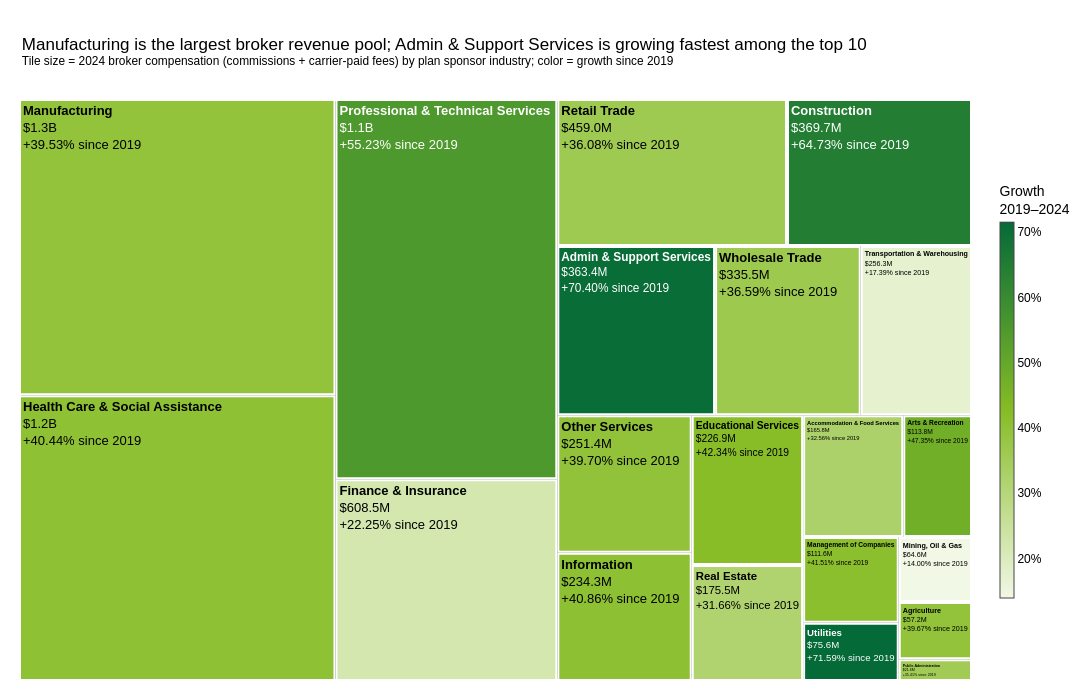

Here is the notebook cell this chart was saved with:
### Markdown cell above
## 6. Which industries hold the largest and fastest-growing broker compensation pools?

### Code cell
NAICS_SECTORS = {
    "11": "Agriculture",
    "21": "Mining, Oil & Gas",
    "22": "Utilities",
    "23": "Construction",
    "31": "Manufacturing",
    "32": "Manufacturing",
    "33": "Manufacturing",
    "42": "Wholesale Trade",
    "44": "Retail Trade",
    "45": "Retail Trade",
    "48": "Transportation & Warehousing",
    "49": "Transportation & Warehousing",
    "51": "Information",
    "52": "Finance & Insurance",
    "53": "Real Estate",
    "54": "Professional & Technical Services",
    "55": "Management of Companies",
    "56": "Admin & Support Services",
    "61": "Educational Services",
    "62": "Health Care & Social Assistance",
    "71": "Arts & Recreation",
    "72": "Accommodation & Food Services",
    "81": "Other Services",
    "92": "Public Administration",
}

industry = (
    contracts.assign(sector=contracts["naics_2"].map(NAICS_SECTORS))
    .dropna(subset=["sector"])
    .pivot_table(
        index="sector", columns="FORM_YEAR", values="compensation", aggfunc="sum"
    )
)
industry["growth"] = growth(industry[LAST], industry[FIRST])
industry = industry.sort_values(LAST, ascending=False)

largest = industry.index[0]
fastest = industry.head(10)["growth"].idxmax()
g_min, g_max = industry["growth"].min(), industry["growth"].max()
text_colors = [
    "white" if (g - g_min) / (g_max - g_min) > 0.62 else BLACK
    for g in industry["growth"]
]

fig = go.Figure(
    go.Treemap(
        labels=industry.index,
        parents=[""] * len(industry),
        values=industry[LAST],
        customdata=np.column_stack(
            [
                [money(v) for v in industry[LAST]],
                [f"{g:+.2f}%" for g in industry["growth"]],
            ]
        ),
        texttemplate="<b>%{label}</b><br>%{customdata[0]}<br>%{customdata[1]} since "
        + str(FIRST),
        hovertemplate="<b>%{label}</b><br>" + str(LAST) + " pool: %{customdata[0]}<br>"
        "Growth: %{customdata[1]}<extra></extra>",
        textfont=dict(size=13, color=text_colors),
        marker=dict(
            colors=industry["growth"],
            colorscale=GREEN_SCALE,
            line=dict(color="white", width=2),
            pad=dict(t=0, l=0, r=0, b=0),
            colorbar=dict(
                title=dict(text=f"Growth<br>{FIRST}–{LAST}", side="top"),
                ticksuffix="%",
                thickness=14,
                len=0.75,
            ),
        ),
        tiling=dict(pad=2),
        pathbar=dict(visible=False),
        root=dict(color="white"),
        sort=True,
    )
)
base_theme(
    fig,
    f"{largest} is the largest broker revenue pool; {fastest} is growing fastest among the top 10",
    f"Tile size = {LAST} broker compensation (commissions + carrier-paid fees) by plan sponsor industry; "
    f"color = growth since {FIRST}",
    height=700,
)
fig.update_layout(width=FIG_WIDTH, margin=dict(l=20, r=20, t=100, b=20))
save_figure(fig, "06-industry-opportunity-treemap", ANALYSIS_PATH)
fig.show()

### Figure 1 — Plotly figure (JSON) as saved in the notebook; plotly's stock layout.template omitted (floating-point values rounded to 4 significant figures)
{"data": [{"customdata": [["&#36;1.3B", "+39.53%"], ["&#36;1.2B", "+40.44%"], ["&#36;1.1B", "+55.23%"], ["&#36;608.5M", "+22.25%"], ["&#36;459.0M", "+36.08%"], ["&#36;369.7M", "+64.73%"], ["&#36;363.4M", "+70.40%"], ["&#36;335.5M", "+36.59%"], ["&#36;256.3M", "+17.39%"], ["&#36;251.4M", "+39.70%"], ["&#36;234.3M", "+40.86%"], ["&#36;226.9M", "+42.34%"], ["&#36;175.5M", "+31.66%"], ["&#36;165.8M", "+32.56%"], ["&#36;113.8M", "+47.35%"], ["&#36;111.6M", "+41.51%"], ["&#36;75.6M", "+71.59%"], ["&#36;64.6M", "+14.00%"], ["&#36;57.2M", "+39.67%"], ["&#36;21.6M", "+35.41%"]], "hovertemplate": "<b>%{label}</b><br>2024 pool: %{customdata[0]}<br>Growth: %{customdata[1]}<extra></extra>", "labels": ["Manufacturing", "Health Care & Social Assistance", "Professional & Technical Services", "Finance & Insurance", "Retail Trade", "Construction", "Admin & Support Services", "Wholesale Trade", "Transportation & Warehousing", "Other Services", "Information", "Educational Services", "Real Estate", "Accommodation & Food Services", "Arts & Recreation", "Management of Companies", "Utilities", "Mining, Oil & Gas", "Agriculture", "Public Administration"], "marker": {"colorbar": {"len": 0.75, "thickness": 14, "ticksuffix": "%", "title": {"side": "top", "text": "Growth<br>2019–2024"}}, "colors": [39.53, 40.44, 55.23, 22.25, 36.08, 64.73, 70.4, 36.59, 17.39, 39.7, 40.86, 42.34, 31.66, 32.56, 47.35, 41.51, 71.59, 14.0, 39.67, 35.41], "colorscale": [[0, "#F2F8E6"], [0.5, "#86BC25"], [1, "#046A38"]], "line": {"color": "white", "width": 2}, "pad": {"b": 0, "l": 0, "r": 0, "t": 0}}, "parents": ["", "", "", "", "", "", "", "", "", "", "", "", "", "", "", "", "", "", "", ""], "pathbar": {"visible": false}, "root": {"color": "white"}, "sort": true, "textfont": {"color": ["#000000", "#000000", "white", "#000000", "#000000", "white", "white", "#000000", "#000000", "#000000", "#000000", "#000000", "#000000", "#000000", "#000000", "#000000", "white", "#000000", "#000000", "#000000"], "size": 13}, "texttemplate": "<b>%{label}</b><br>%{customdata[0]}<br>%{customdata[1]} since 2019", "tiling": {"pad": 2}, "type": "treemap", "values": [1275000000.0, 1229000000.0, 1147000000.0, 608500000.0, 459000000.0, 369700000.0, 363400000.0, 335500000.0, 256300000.0, 251400000.0, 234300000.0, 226900000.0, 175500000.0, 165800000.0, 113800000.0, 111600000.0, 75610000.0, 64570000.0, 57240000.0, 21580000.0]}], "layout": {"colorway": ["#86BC25", "#43B02A", "#046A38"], "font": {"color": "#000000", "family": "Arial, sans-serif"}, "height": 700, "hoverlabel": {"bgcolor": "white", "font": {"color": "#000000"}}, "legend": {"font": {"color": "#000000"}, "orientation": "h", "x": 1, "xanchor": "right", "y": 1.01, "yanchor": "bottom"}, "margin": {"b": 20, "l": 20, "r": 20, "t": 100}, "paper_bgcolor": "white", "plot_bgcolor": "white", "title": {"font": {"color": "#000000", "family": "Arial, sans-serif"}, "text": "Manufacturing is the largest broker revenue pool; Admin & Support Services is growing fastest among the top 10<br><sup>Tile size = 2024 broker compensation (commissions + carrier-paid fees) by plan sponsor industry; color = growth since 2019</sup>", "x": 0.02, "xanchor": "left"}, "width": 1100, "xaxis": {"tickfont": {"color": "#000000"}, "title": {"font": {"color": "#000000"}}}, "yaxis": {"tickfont": {"color": "#000000"}, "title": {"font": {"color": "#000000"}}}}}
